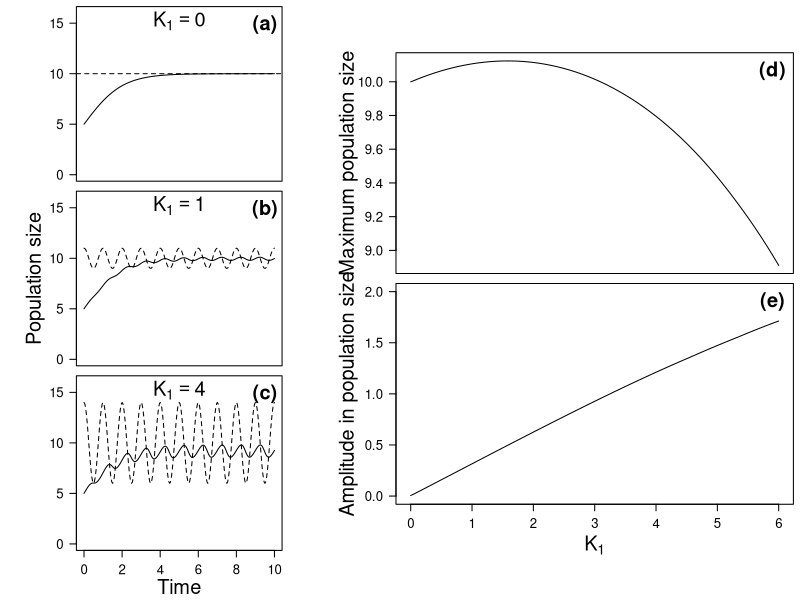

Write R code to recreate this figure.
# Created by Easton R. White
# Last updated: 21-Sep-2018


# This code solves a simple periodically-forced logistic model for different values of periodic forcing


#create a pdf, optional
#pdf(file='Fig1_seasonal_logistic_eq.pdf',width=8,height=10)

#setup plotting scheme
par(mai=c(0.1,0.5,0,0),oma=c(3,2,0.5,0.5))

aaa=matrix(c(1,1,1,1,0,0,0,0,0,0,0,0,
             1,1,1,1,0,4,4,4,4,4,4,4,
             1,1,1,1,0,4,4,4,4,4,4,4,
             1,1,1,1,0,4,4,4,4,4,4,4,
             2,2,2,2,0,4,4,4,4,4,4,4,
             2,2,2,2,0,4,4,4,4,4,4,4,
             2,2,2,2,0,5,5,5,5,5,5,5,
             2,2,2,2,0,5,5,5,5,5,5,5,
             3,3,3,3,0,5,5,5,5,5,5,5,
             3,3,3,3,0,5,5,5,5,5,5,5,
             3,3,3,3,0,5,5,5,5,5,5,5,
             3,3,3,3,0,0,0,0,0,0,0,0)
           
           ,12,12,byrow=T)
layout(aaa)
#layout(matrix(c(1,1,0,0,0),12,12,byrow=T))

require(deSolve)
logistic <- function(t,y,p){
  r=1#+ (cos(2*pi*t))
  K=10
  dy <- r*y*(1 - (y/K))
  list(c(dy))
}

yini <- c(y=5)


#head(resourcepulse)

times <-seq(from=0,to=10,by=1/24)
#times <- sort(runif(20,0,10))
outPop <- ode(func=logistic, times=times,y=yini,parms=NULL)
plot(outPop[,1],outPop[,2],ylim=c(0,16),col='black',type='l',ylab=' ',xlab=' ',main=' ',cex.axis=1.2,cex.lab=1.2,xaxt='n',las=1)
abline(h=10,lty=2,las=1)


mtext(3,at=9.5,text = '(a)',line = -2,outer = F,cex = 1.2,font = 2)
mtext(3,at=5,text=expression(K[1] == 0),cex=1.2,outer=F,line=-2,adj = 0.5)

#Making K a seasonally forced term
logistic <- function(t,y,p){
  #r=1#+ (cos(2*pi*t))
  K=10+(cos(2*pi*t))
  dy <- r*y*(1 - (y/K))
  list(c(dy))
}

r=1;yini <- c(y=5)


times <-seq(from=0,to=10,by=1/24)
outPop <- ode(func=logistic, times=times,y=yini,parms=NULL)
plot(outPop[,1],outPop[,2],ylim=c(0,16),col='black',type='l',ylab=' ',xlab=' ',main=' ',cex.axis=1.2,cex.lab=1.2,xaxt='n', las=1)
points(times,10+(cos(2*pi*times)),col='black',lty=2,type='l')

mtext('Population size',side=2,outer=F,line=2.5,cex=1.2)
mtext(3,at=9.5,text = '(b)',line = -2,outer = F,cex = 1.2,font = 2)
mtext(3,at=5,text=expression(K[1] == 1),cex=1.2,outer=F,line=-2,adj = 0.5)

#Making K a seasonally forced term
logistic <- function(t,y,p){
  #r=1#+ (cos(2*pi*t))
  K=10+(K1*cos(2*pi*t))
  dy <- r*y*(1 - (y/K))
  list(c(dy))
}

r=1;yini <- c(y=5);K1=4


times <-seq(from=0,to=10,by=1/24)
outPop <- ode(func=logistic, times=times,y=yini,parms=NULL)
plot(outPop[,1],outPop[,2],ylim=c(0,16),col='black',type='l',ylab=' ',xlab=' ',main=' ',cex.axis=1.2,cex.lab=1.2,las=1)
points(times,10+(K1*cos(2*pi*times)),col='black',lty=2,type='l')


mtext('Time',side=1,outer=F,line=2.5,cex=1.2)
mtext(3,at=9.5,text = '(c)',line = -2,outer = F,cex = 1.2,font = 2)
mtext(3,at=5,text=expression(K[1] == 4),cex=1.2,outer=F,line=-2,adj = 0.5)

#####################
K1_vector=seq(0,6,by=0.1)
maxy=NULL
for (i in 1:61){
  logistic <- function(t,y,p){
    #r=1#+ (cos(2*pi*t))
    K=10+(K1*cos(2*pi*t))
    dy <- r*y*(1 - (y/K))
    list(c(dy))
  }
  
  r=1;yini <- c(y=5);K1=K1_vector[i]
  
  
  times <-seq(from=0,to=10,by=1/24)
  outPop <- ode(func=logistic, times=times,y=yini,parms=NULL)
  
  maxy[i]=max(outPop[,2])
  #plot(outPop[,1],outPop[,2],ylim=c(0,15),col='black',type='l',ylab='Population size',xlab='Time',main=' ',cex.axis=1.2,cex.lab=1.2,xaxt='n')
  #points(times,10+(K1*cos(2*pi*times)),col='black',lty=2,type='l')
  
}

plot(K1_vector,maxy,type='l',ylab='   ',xlab=' ',xaxt='n',cex.axis=1.2,las=1)

mtext(3,at=5.9,text = '(d)',line = -2,outer = F,cex = 1.2,font = 2)
mtext('Maximum population size',side=2,outer=F,line=3,cex=1.2)


K1_vector=seq(0,6,by=0.1)
maxy=NULL
for (i in 1:61){
  logistic <- function(t,y,p){
    #r=1#+ (cos(2*pi*t))
    K=10+(K1*cos(2*pi*t))
    dy <- r*y*(1 - (y/K))
    list(c(dy))
  }
  
  r=1;yini <- c(y=5);K1=K1_vector[i]
  
  
  times <-seq(from=0,to=10,by=1/24)
  outPop <- ode(func=logistic, times=times,y=yini,parms=NULL)
  
  maxy[i]=range(outPop[180:240,2])[2]- range(outPop[180:240,2])[1]
  #plot(outPop[,1],outPop[,2],ylim=c(0,15),col='black',type='l',ylab='Population size',xlab='Time',main=' ',cex.axis=1.2,cex.lab=1.2,xaxt='n')
  #points(times,10+(K1*cos(2*pi*times)),col='black',lty=2,type='l')
  
}

plot(K1_vector,maxy,type='l',ylab=' ',xlab=' ',ylim=c(0,2),cex.axis=1.2,las=1)
mtext(expression(K[1]),side=1,line=3,outer=F,cex=1.2)
mtext(3,at=5.9,text = '(e)',line = -2,outer = F,cex = 1.2,font = 2)
mtext('Amplitude in population size',side=2,outer=F,line=3,cex=1.2)
#dev.off()
